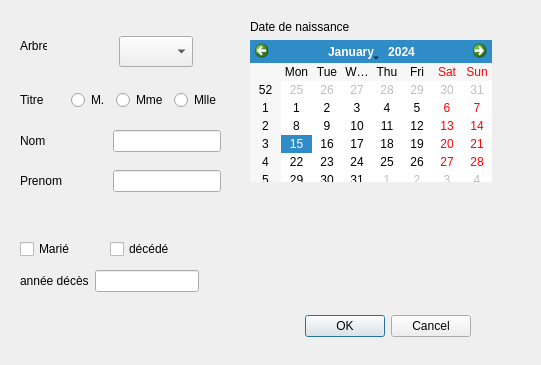
<?xml version="1.0" encoding="UTF-8"?>
<ui version="4.0">
 <class>newPersonDialog</class>
 <widget class="QDialog" name="newPersonDialog">
  <property name="geometry">
   <rect>
    <x>0</x>
    <y>0</y>
    <width>541</width>
    <height>365</height>
   </rect>
  </property>
  <property name="windowTitle">
   <string>Dialog</string>
  </property>
  <property name="modal">
   <bool>true</bool>
  </property>
  <widget class="QDialogButtonBox" name="buttonBox">
   <property name="geometry">
    <rect>
     <x>130</x>
     <y>310</y>
     <width>341</width>
     <height>32</height>
    </rect>
   </property>
   <property name="orientation">
    <enum>Qt::Horizontal</enum>
   </property>
   <property name="standardButtons">
    <set>QDialogButtonBox::Cancel|QDialogButtonBox::Ok</set>
   </property>
  </widget>
  <widget class="QCheckBox" name="estMarie">
   <property name="geometry">
    <rect>
     <x>20</x>
     <y>240</y>
     <width>71</width>
     <height>18</height>
    </rect>
   </property>
   <property name="text">
    <string>Marié</string>
   </property>
  </widget>
  <widget class="QCheckBox" name="estDecede">
   <property name="geometry">
    <rect>
     <x>110</x>
     <y>240</y>
     <width>71</width>
     <height>18</height>
    </rect>
   </property>
   <property name="text">
    <string>décédé</string>
   </property>
  </widget>
  <widget class="QWidget" name="layoutWidget">
   <property name="geometry">
    <rect>
     <x>20</x>
     <y>90</y>
     <width>201</width>
     <height>20</height>
    </rect>
   </property>
   <layout class="QHBoxLayout" name="horizontalLayout">
    <item>
     <widget class="QLabel" name="titreLab">
      <property name="text">
       <string>Titre</string>
      </property>
     </widget>
    </item>
    <item>
     <spacer name="horizontalSpacer">
      <property name="orientation">
       <enum>Qt::Horizontal</enum>
      </property>
      <property name="sizeHint" stdset="0">
       <size>
        <width>178</width>
        <height>13</height>
       </size>
      </property>
     </spacer>
    </item>
    <item>
     <widget class="QRadioButton" name="M">
      <property name="text">
       <string>M.</string>
      </property>
     </widget>
    </item>
    <item>
     <widget class="QRadioButton" name="Mme">
      <property name="text">
       <string>Mme</string>
      </property>
     </widget>
    </item>
    <item>
     <widget class="QRadioButton" name="Mlle">
      <property name="text">
       <string>Mlle</string>
      </property>
     </widget>
    </item>
   </layout>
  </widget>
  <widget class="QWidget" name="layoutWidget">
   <property name="geometry">
    <rect>
     <x>20</x>
     <y>130</y>
     <width>201</width>
     <height>22</height>
    </rect>
   </property>
   <layout class="QHBoxLayout" name="horizontalLayout_2">
    <item>
     <widget class="QLabel" name="nomLab">
      <property name="text">
       <string>Nom</string>
      </property>
     </widget>
    </item>
    <item>
     <spacer name="horizontalSpacer_2">
      <property name="orientation">
       <enum>Qt::Horizontal</enum>
      </property>
      <property name="sizeHint" stdset="0">
       <size>
        <width>48</width>
        <height>17</height>
       </size>
      </property>
     </spacer>
    </item>
    <item>
     <widget class="QLineEdit" name="nom"/>
    </item>
   </layout>
  </widget>
  <widget class="QWidget" name="layoutWidget">
   <property name="geometry">
    <rect>
     <x>20</x>
     <y>170</y>
     <width>201</width>
     <height>22</height>
    </rect>
   </property>
   <layout class="QHBoxLayout" name="horizontalLayout_3">
    <item>
     <widget class="QLabel" name="prenomLab">
      <property name="text">
       <string>Prenom</string>
      </property>
     </widget>
    </item>
    <item>
     <spacer name="horizontalSpacer_3">
      <property name="orientation">
       <enum>Qt::Horizontal</enum>
      </property>
      <property name="sizeHint" stdset="0">
       <size>
        <width>28</width>
        <height>15</height>
       </size>
      </property>
     </spacer>
    </item>
    <item>
     <widget class="QLineEdit" name="prenom"/>
    </item>
   </layout>
  </widget>
  <widget class="QWidget" name="layoutWidget">
   <property name="geometry">
    <rect>
     <x>250</x>
     <y>20</y>
     <width>242</width>
     <height>162</height>
    </rect>
   </property>
   <layout class="QVBoxLayout" name="verticalLayout">
    <item>
     <widget class="QLabel" name="dateNaissanceLab">
      <property name="text">
       <string>Date de naissance</string>
      </property>
     </widget>
    </item>
    <item>
     <widget class="QCalendarWidget" name="dateNaissance"/>
    </item>
   </layout>
  </widget>
  <widget class="QWidget" name="layoutWidget">
   <property name="geometry">
    <rect>
     <x>20</x>
     <y>270</y>
     <width>179</width>
     <height>22</height>
    </rect>
   </property>
   <layout class="QHBoxLayout" name="horizontalLayout_4">
    <item>
     <widget class="QLabel" name="anneeDecesLab">
      <property name="text">
       <string>année décès</string>
      </property>
     </widget>
    </item>
    <item>
     <widget class="QLineEdit" name="anneeDeces">
      <property name="maxLength">
       <number>4</number>
      </property>
     </widget>
    </item>
   </layout>
  </widget>
  <widget class="QLabel" name="arbreLab">
   <property name="geometry">
    <rect>
     <x>20</x>
     <y>35</y>
     <width>27</width>
     <height>21</height>
    </rect>
   </property>
   <property name="text">
    <string>Arbre</string>
   </property>
  </widget>
  <widget class="QComboBox" name="arbre">
   <property name="geometry">
    <rect>
     <x>119</x>
     <y>36</y>
     <width>74</width>
     <height>31</height>
    </rect>
   </property>
   <property name="toolTip">
    <string>&lt;html&gt;&lt;head/&gt;&lt;body&gt;&lt;p&gt;l'arbre dans lequel vous voulez rajouter une personne&lt;/p&gt;&lt;/body&gt;&lt;/html&gt;</string>
   </property>
   <property name="toolTipDuration">
    <number>5</number>
   </property>
  </widget>
 </widget>
 <resources/>
 <connections>
  <connection>
   <sender>buttonBox</sender>
   <signal>accepted()</signal>
   <receiver>newPersonDialog</receiver>
   <slot>accept()</slot>
   <hints>
    <hint type="sourcelabel">
     <x>348</x>
     <y>324</y>
    </hint>
    <hint type="destinationlabel">
     <x>157</x>
     <y>274</y>
    </hint>
   </hints>
  </connection>
  <connection>
   <sender>buttonBox</sender>
   <signal>rejected()</signal>
   <receiver>newPersonDialog</receiver>
   <slot>reject()</slot>
   <hints>
    <hint type="sourcelabel">
     <x>416</x>
     <y>330</y>
    </hint>
    <hint type="destinationlabel">
     <x>286</x>
     <y>274</y>
    </hint>
   </hints>
  </connection>
 </connections>
</ui>
